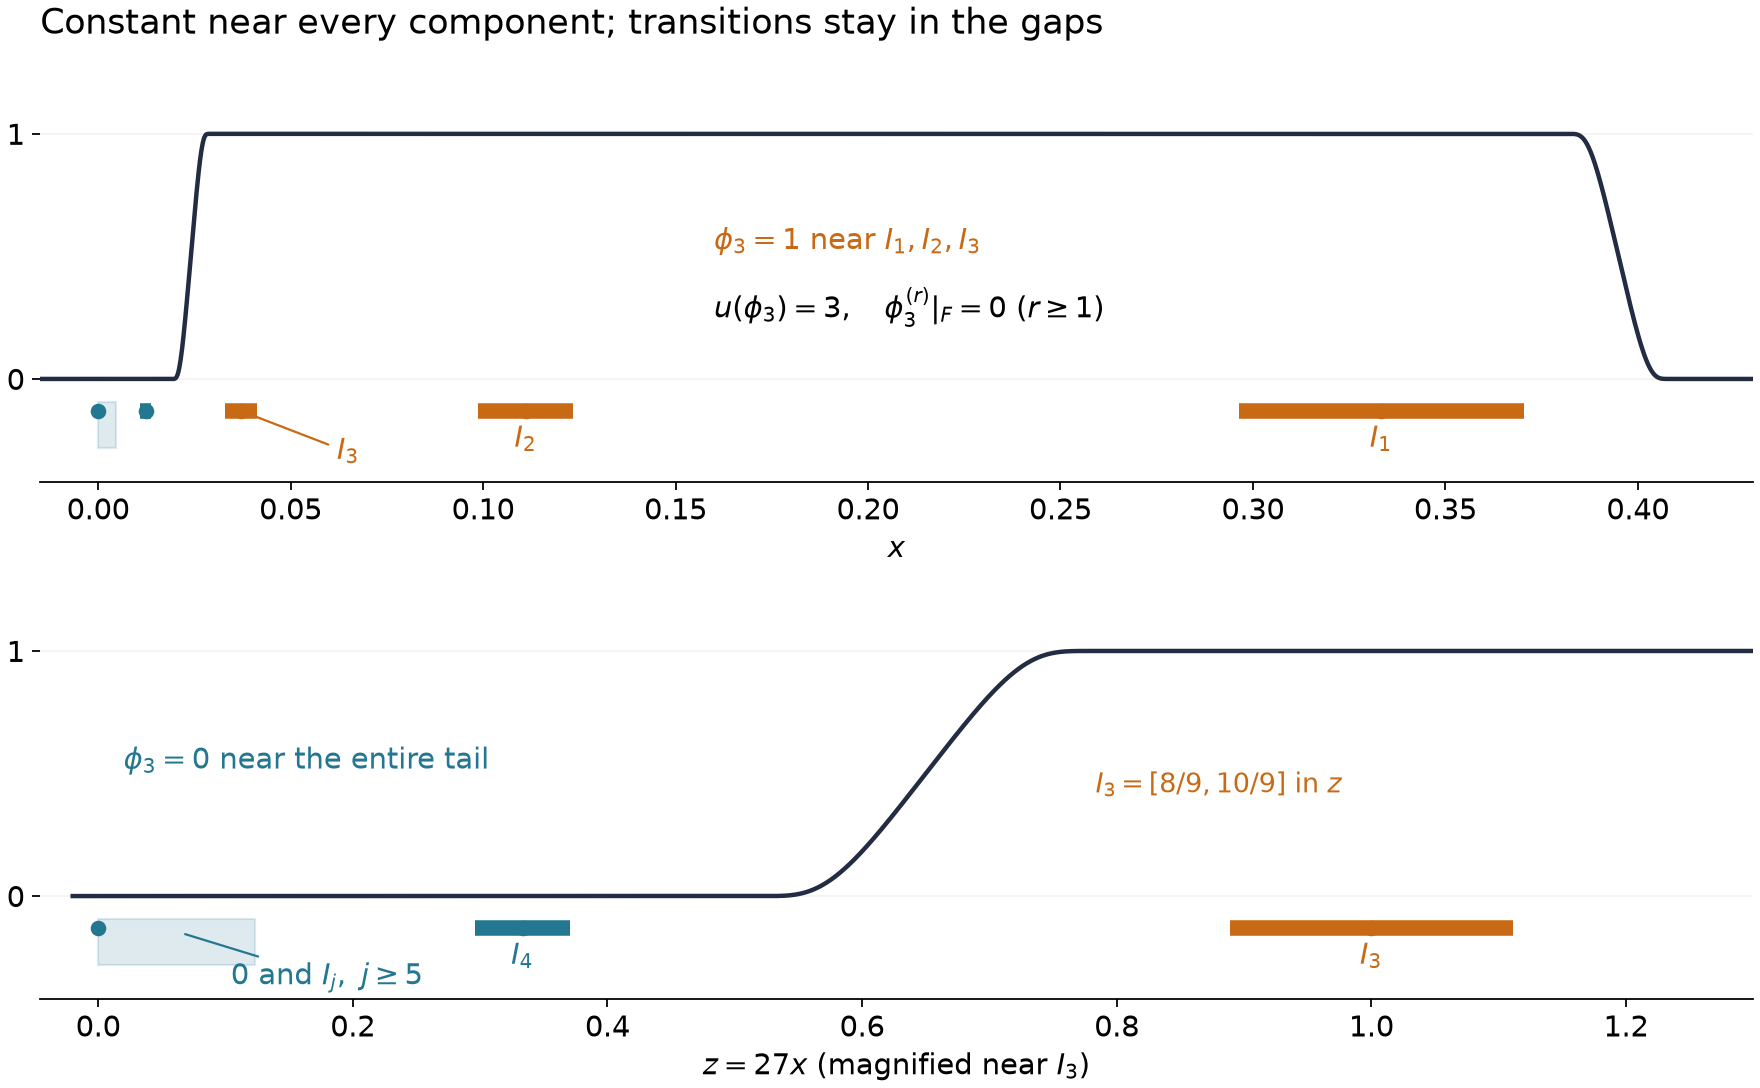

Source code (Python):
"""Exact interval model C7 and a smooth separating test. GPT-6 Astra (OpenAI), CC0."""
from pathlib import Path
import numpy as np
import matplotlib
matplotlib.use('Agg')
import matplotlib.pyplot as plt

OUT=Path(__file__).resolve().parent
plt.rcParams.update({'font.size':13,'svg.fonttype':'none','axes.spines.top':False,
                     'axes.spines.right':False,'axes.spines.left':False})
def step(t):
    t=np.asarray(t,dtype=float)
    out=np.zeros_like(t);out[t>=1]=1
    m=(t>0)&(t<1)
    a=np.exp(-1/t[m]);b=np.exp(-1/(1-t[m]))
    out[m]=a/(a+b)
    return out
def phi(x):
    # Increase only in the gap I4--I3; decrease beyond I1.
    return step((27*x-.5)/.3)*step((.41-x)/.03)
fig,axs=plt.subplots(2,1,figsize=(11,6.8),layout='constrained')
for ax,scale,limit,tail,label in [
    (axs[0],1,.43,5,r'$x$'),
    (axs[1],27,1.3,5,r'$z=27x$ (magnified near $I_3$)')]:
    xx=np.linspace(-.02,limit,2500)
    ax.plot(xx,phi(xx/scale),color='#222c43',lw=2,label=r'smooth test $\phi_3$')
    for j in range(1,5):
        lo,hi=scale*(8/9)*3.**(-j),scale*(10/9)*3.**(-j)
        if lo>limit:continue
        color='#c86a15' if j<=3 else '#247791'
        ax.plot([lo,hi],[-.13,-.13],color=color,lw=7,solid_capstyle='butt')
        ax.scatter([scale*3.**(-j)],[-.13],color=color,s=36,zorder=3)
        if scale==27 or j<=2:
            ax.text((lo+hi)/2,-.28,rf'$I_{j}$',ha='center',color=color)
    tail_end=scale*(10/9)*3.**(-tail)
    ax.axvspan(0,tail_end,ymin=.08,ymax=.19,color='#247791',alpha=.15)
    ax.scatter([0],[-.13],s=36,color='#247791',zorder=4)
    ax.set_xlim(-limit*.035,limit)
    ax.set_ylim(-.42,1.3)
    ax.set_yticks([0,1]);ax.set_xlabel(label)
    ax.grid(axis='y',alpha=.15)
axs[0].set_title('Constant near every component; transitions stay in the gaps',loc='left',pad=12)
axs[0].text(.16,.53,r'$\phi_3=1$ near $I_1,I_2,I_3$',color='#c86a15')
axs[0].text(.16,.25,r'$u(\phi_3)=3,\quad \phi_3^{(r)}|_F=0\ (r\geq1)$')
axs[0].annotate(r'$I_3$',xy=(3**-3,-.13),xytext=(.065,-.33),
                ha='center',arrowprops={'arrowstyle':'-','color':'#c86a15'},color='#c86a15')
axs[1].text(.02,.52,r'$\phi_3=0$ near the entire tail',color='#247791')
axs[1].annotate(r'$0$ and $I_j,\ j\geq5$',xy=(.065,-.15),xytext=(.18,-.36),
                ha='center',arrowprops={'arrowstyle':'-','color':'#247791'},color='#247791')
axs[1].text(.88,.42,r'$I_3=[8/9,10/9]$ in $z$',fontsize=12,ha='center',color='#c86a15')
fig.savefig(OUT/'disconnected-support-jets.png',dpi=160)
fig.savefig(OUT/'disconnected-support-jets.svg',metadata={'Creator':'GPT-6 Astra (OpenAI); CC0'})
p=OUT/'disconnected-support-jets.svg'
p.write_text('\n'.join(line.rstrip() for line in p.read_text(encoding='utf-8').splitlines())+'\n',encoding='utf-8')
print('Saved exact interval model and its smooth test.')
